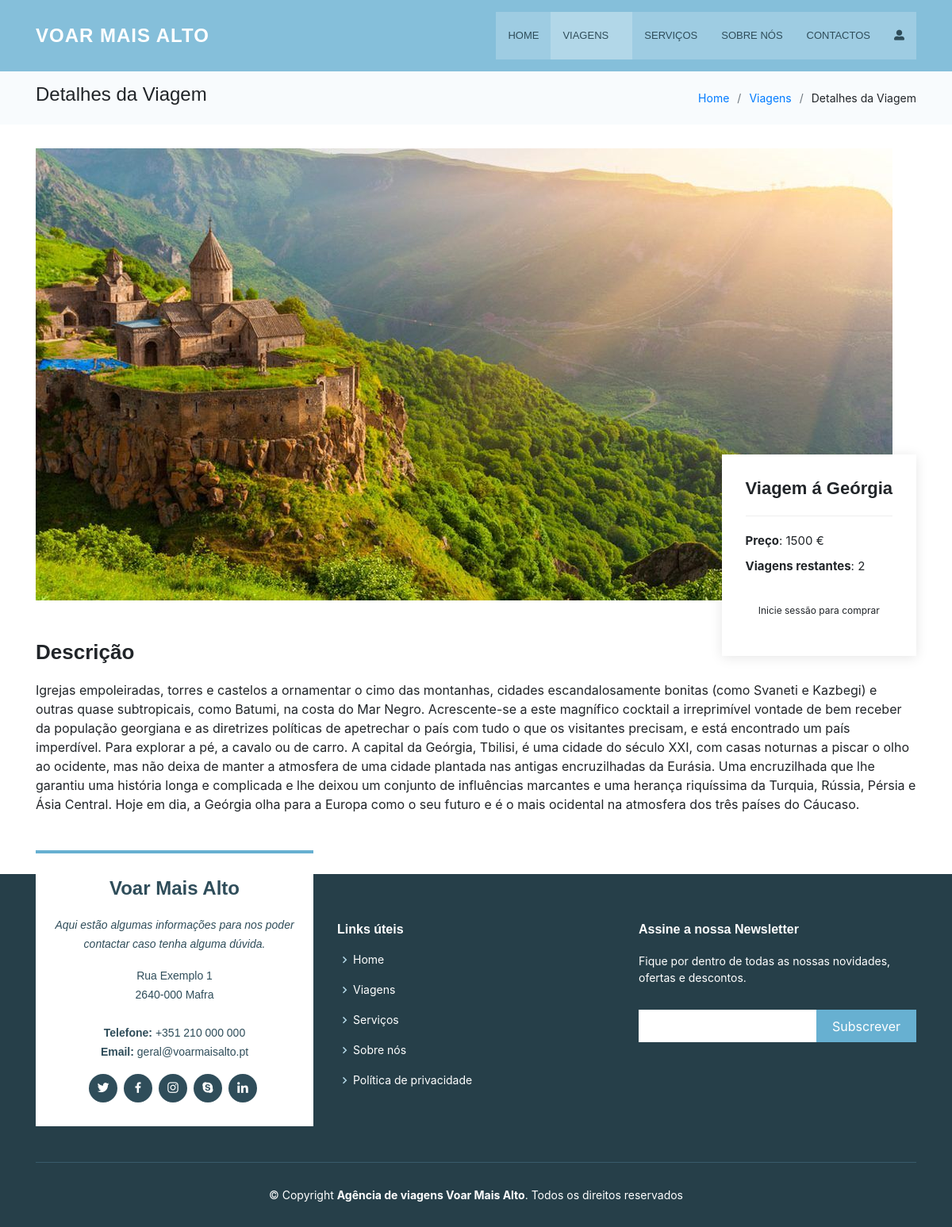
/detalheProduto.php?id=36, run on an earlier commit of the app's database.
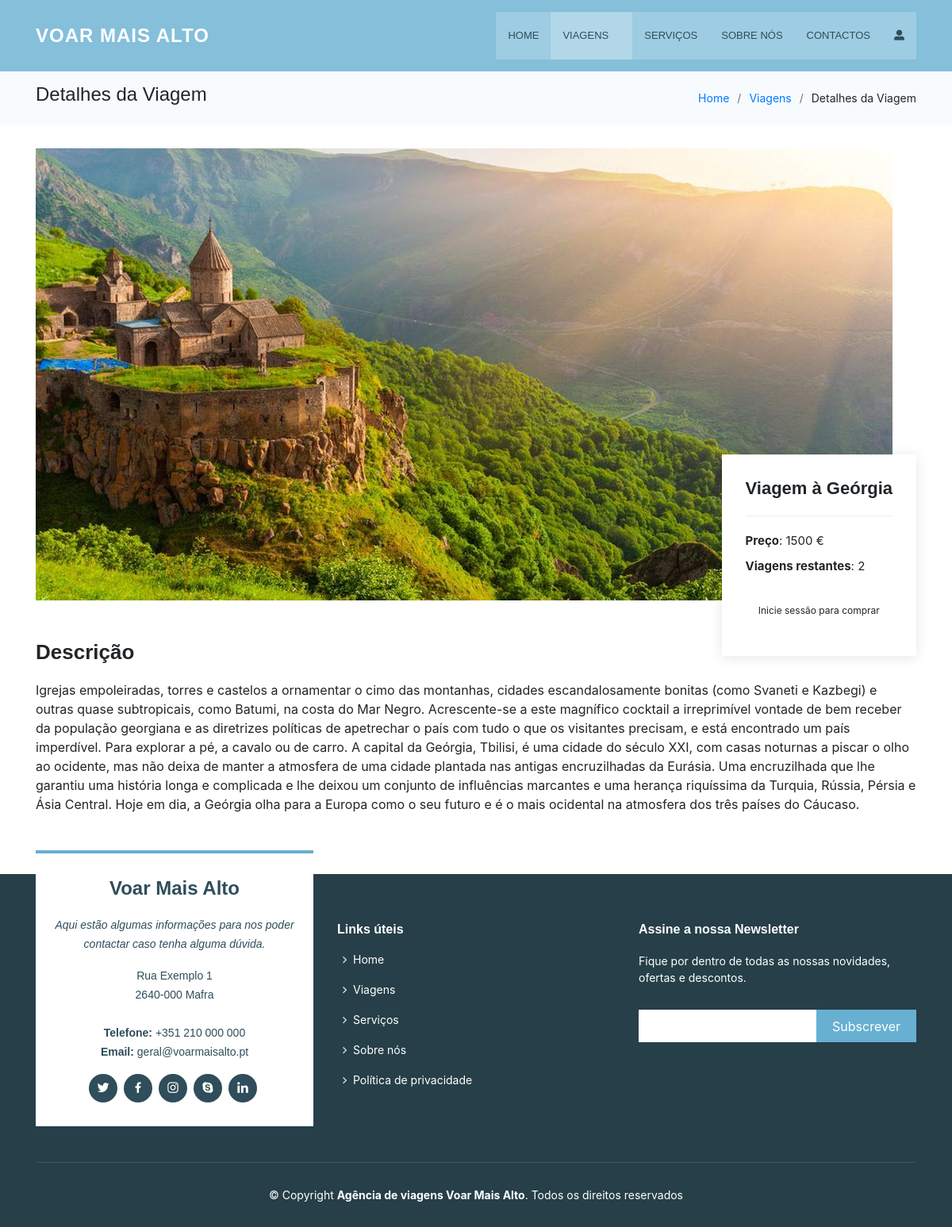
And on a later commit of the database.
### tables this page shows
CREATE TABLE `produto` (
  `produtoID` int(11) NOT NULL,
  `produtoNome` varchar(50) NOT NULL,
  `preco` double NOT NULL,
  `stock` int(11) NOT NULL,
  `imagem` varchar(200) NOT NULL,
  `categoriaID` int(11) NOT NULL,
  `descricao` varchar(1000) NOT NULL
);

### db/config.php (called while the page is built, shortened)
<?php
    function e($s) {
        return htmlspecialchars((string)$s, ENT_QUOTES, 'UTF-8');
    }
?>

### detalheProduto.php (the view, shortened to what the changed rows need)
<?php
include 'db/config.php';
$id = (int)$_GET['id'];
$stmt = mysqli_prepare($conexao, "SELECT * FROM produto WHERE produtoID=?");
mysqli_stmt_bind_param($stmt, 'i', $id);
mysqli_stmt_execute($stmt);
$produtos = mysqli_stmt_get_result($stmt);
$p = mysqli_fetch_assoc($produtos);
?>
<!DOCTYPE html>
<html lang="pt-PT">
<head>
  <link href="vendor/bootstrap/css/bootstrap.min.css" rel="stylesheet">
  <link href="assets/css/main.css" rel="stylesheet">
  <link rel="stylesheet" href="https://use.fontawesome.com/releases/v5.7.2/css/all.css">
  <link href="assets/vendor/bootstrap/css/bootstrap.min.css" rel="stylesheet">
  <link href="assets/vendor/icofont/icofont.min.css" rel="stylesheet">
  <link href="assets/vendor/boxicons/css/boxicons.min.css" rel="stylesheet">
  <link href="assets/vendor/venobox/venobox.css" rel="stylesheet">
  <link href="assets/vendor/owl.carousel/assets/owl.carousel.min.css" rel="stylesheet">
  <link href="assets/vendor/aos/aos.css" rel="stylesheet">
</head>
<body>
  <header id="header" class="fixed-top">
    <div class="container d-flex align-items-center">
      <div class="logo mr-auto">
        <h1 class="text-light"><a href="index.php"><span>Voar Mais Alto</span></a></h1>
      </div>
    </div>
  </header>
  <main id="main">
    <section class="breadcrumbs">
      <div class="container">
        <div class="d-flex justify-content-between align-items-center">
          <h2>Detalhes da Viagem</h2>
        </div>
      </div>
    </section>
    <section class="portfolio-details">
      <div class="container">
	  <?php
			echo'
        <div class="portfolio-details-container">
          <img src="admin/'.e($p['imagem']).'" class="img-fluid" alt="'.e($p['produtoNome']).'">
          <div class="portfolio-info">
            <h3>'.e($p['produtoNome']).'</h3>
            <ul>
              <li><strong>Preço</strong>: '.e($p['preco']).' €</li>
              <li><strong>Viagens restantes</strong>: '.e($p['stock']).'</li>
              <li>';
			  if (isset($_SESSION['idutilizador'])){
                         echo '<br><a href="confirmacaoCompra.php?acao=add&id='.(int)$p['produtoID'].'"><center><button type="button" class="btn btn-primary"><i class="fas fa-cart-plus"></i> Comprar</button></center></a>';
				}else{
                         echo '<br><center><small>Inicie sessão para comprar</small></center>';
				}
			echo'
			  </li>
            </ul>
          </div>
        </div>
        <div class="portfolio-description">
          <h2>Descrição</h2>
          <p>'.e($p['descricao']).'</p>
        </div>
		';
		?>
      </div>
    </section>
  </main>
</body>
</html>

What changed in the data, as far as the page shows it:
changed produto: produtoNome "Viagem á Geórgia" → "Viagem à Geórgia"
